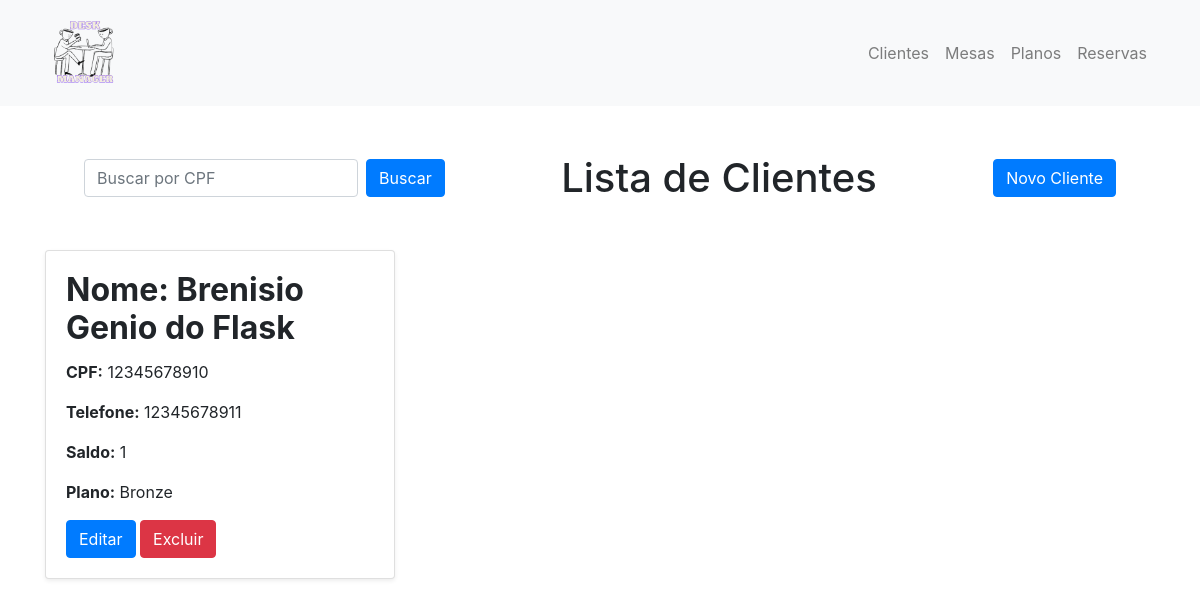
Screenshot of /clientes with the database file from the repository.
### desk_manager/models.py (models this page shows, shortened)
class Cliente(db.Model):
    __tablename__ = 'cliente'
    id: so.Mapped[str] = so.mapped_column(sa.String, primary_key=True, default=generate_hex_id)
    nome: so.Mapped[str] = so.mapped_column(sa.String, nullable=False)
    cpf: so.Mapped[str] = so.mapped_column(sa.String, unique=True, nullable=False)
    telefone: so.Mapped[str] = so.mapped_column(sa.String, nullable=False)
    tipo_plano_id: so.Mapped[str] = so.mapped_column(sa.String, sa.ForeignKey("plano.id"), nullable=True)
    plano: so.Mapped["PlanoDeUso"] = so.relationship("PlanoDeUso", back_populates="clientes")
    reservas: so.Mapped[list["Reserva"]] = so.relationship("Reserva", back_populates="cliente")
    saldo: so.Mapped[int] = so.mapped_column(sa.Integer, nullable=True, default=0)
    def to_dict(self):
        return {
            'id': self.id,
            'nome': self.nome,
            'cpf': self.cpf,
            'telefone': self.telefone,
            'plano': self.plano.nome_do_plano if self.plano else None,  # Referência ao plano
            'saldo': self.saldo,
        }

class PlanoDeUso(db.Model):
    __tablename__ = 'plano'
    id: so.Mapped[str] = so.mapped_column(sa.String, primary_key=True, default=generate_hex_id)
    nome_do_plano: so.Mapped[str] = so.mapped_column(sa.String, nullable=False)
    quantidade_de_usos: so.Mapped[int] = so.mapped_column(sa.Integer, nullable=False)
    clientes: so.Mapped[list["Cliente"]] = so.relationship("Cliente", back_populates="plano")

### desk_manager/routes/cliente.py (the view)
@CLIENTE.route('/clientes')
def lista_clientes():
    clientes = Cliente.query.all()
    clientes_dict = [cliente.to_dict() for cliente in clientes]
    cliente = Cliente.query.get('1ffe3bb2')
    return render_template('lista_clientes.html', clientes=clientes_dict)

### desk_manager/templates/lista_clientes.html (shortened to what this page needs)
{% extends "base.html" %}
{% block body %}
<div class="container my-5">
    <div class="d-flex justify-content-between align-items-center mb-5">
        <form id="buscarClienteForm" action="" method="GET" class="form-inline d-flex mx-4" onsubmit="buscarCliente(event)">
            <input type="text" id="cpfInput" class="form-control mr-2" placeholder="Buscar por CPF" required>
            <button type="submit" class="btn btn-primary">Buscar</button>
        </form>
        <h1 class="display-5 text-center my-0">Lista de Clientes</h1>
        <form action="{{ url_for('cliente.cadastrar_cliente') }}" method="GET" class="mx-4">
            <button type="submit" class="btn btn-primary">Novo Cliente</button>
        </form>
    </div>
</div>
    <div class="row">
        {% if cliente_escolhido %}
            <div class="col-md-6 offset-md-3">
                <h2 class="card-title"><strong>Cliente encontrado!</strong></h2>
                <div class="card shadow-sm">
                    <div class="card-body">
                        <h2 class="card-title"><strong>Nome: {{ cliente_escolhido["nome"] }}</strong></h2>
                        <p class="card-text"><strong>CPF:</strong> {{ cliente_escolhido["cpf"] }}</p>
                        <p class="card-text"><strong>Telefone:</strong> {{ cliente_escolhido["telefone"] }}</p>
                        <p class="card-text"><strong>Tipo do plano:</strong> {{ cliente_escolhido["plano"] }}</p>
                        <p class="card-text"><strong>Saldo:</strong> {{ cliente_escolhido["saldo"] }}</p>
                        <a href="{{ url_for('cliente.editar_cliente', cliente_id=cliente_escolhido['id']) }}" class="btn btn-primary">Editar</a>
                        <form action="{{ url_for('cliente.excluir_cliente', cliente_id=cliente_escolhido['id']) }}" method="POST" style="display:inline;">
                            <button type="submit" class="btn btn-danger">Excluir</button>
                        </form>
                    </div>
                </div>
            </div>
        {% elif clientes %}
            {% for cliente in clientes %}
            <div class="col-md-6 col-lg-4 mb-4">
                <div class="card shadow-sm">
                    <div class="card-body">
                        <h2 class="card-title"><strong>Nome: {{ cliente.nome }}</strong></h2>
                        <p class="card-text"><strong>CPF:</strong> {{ cliente.cpf }}</p>
                        <p class="card-text"><strong>Telefone:</strong> {{ cliente.telefone }}</p>
                        <p class="card-text"><strong>Saldo:</strong> {{ cliente.saldo }}</p>
                        <p class="card-text"><strong>Plano:</strong> {{ cliente.plano }}</p>
                        <a href="{{ url_for('cliente.editar_cliente', cliente_id=cliente.id) }}" class="btn btn-primary">Editar</a>
                        <form action="{{ url_for('cliente.excluir_cliente', cliente_id=cliente.id) }}" method="POST" style="display:inline;">
                            <button type="submit" class="btn btn-danger">Excluir</button>
                        </form>
                    </div>
                </div>
            </div>
            {% endfor %}
        {% else %}
            <div class="col-12">
                <p class="text-center">Não há clientes cadastrados.</p>
            </div>
        {% endif %}
    </div>
</div>
{% endblock %}

### rows the page displays
Cliente: nome "Brenisio Genio do Flask", cpf "12345678910", telefone "12345678911"
PlanoDeUso: plano "Bronze"

### other values shown
{{ cliente.saldo }} "1"
